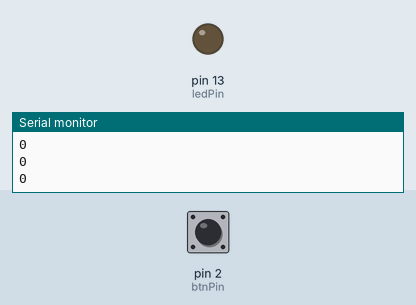
A sketch run on a simulated Arduino Uno, built with avr-gcc and run on an emulated ATmega328P. On the bench: output pins drawn as LEDs (lit = HIGH), the last lines printed to the serial monitor. The test bench sets the inputs (shaded band); at power-on: pin 2 (btnPin) LOW.

Above: at 1.2 s.
1.3 s: pin 2 (btnPin) pulled HIGH for 0.15 s
At 1.4 s:
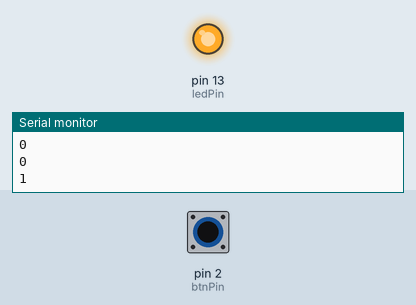
3.0 s: pin 2 (btnPin) pulled HIGH for 3.2 s
At 6.9 s:
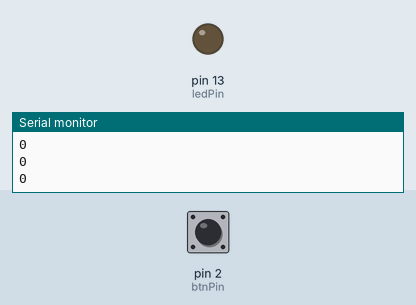
Timing chart, 0 to 8.4 s (numbered marks = the images above; inputs shaded):
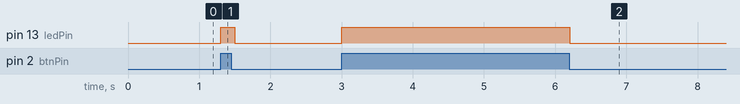

The sketch:

arduino07_buttonLED.ino
```cpp
int btnPin = 2;
int ledPin = 13;


void setup() {
  pinMode(btnPin, INPUT);
  pinMode(ledPin, OUTPUT);
  Serial.begin(9600);

}

void loop() {
  int value = digitalRead(btnPin);
  Serial.println(value);

  if(value == HIGH){
    digitalWrite(ledPin,HIGH);

  }else{
    digitalWrite(ledPin, LOW);
  }

  delay(100);


}
```

Measured:
- after the input at 1.3 s, pin 13 (ledPin): LOW → HIGH at once, → LOW 0.20 s later
- after the input at 3.0 s, pin 13 (ledPin): LOW → HIGH at once, → LOW 3.2 s later
